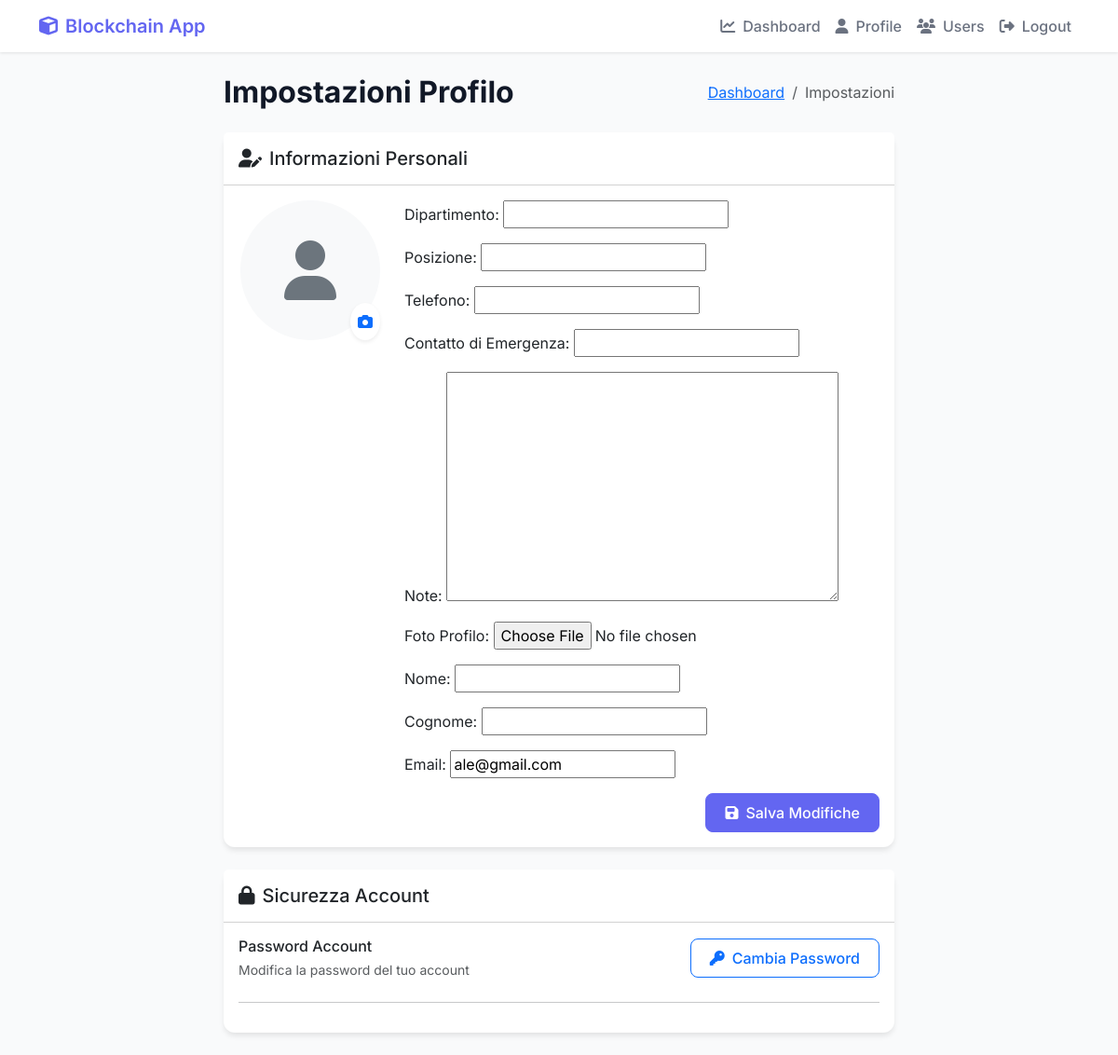
Before: /profile/edit/ (signed in) with the older database file.
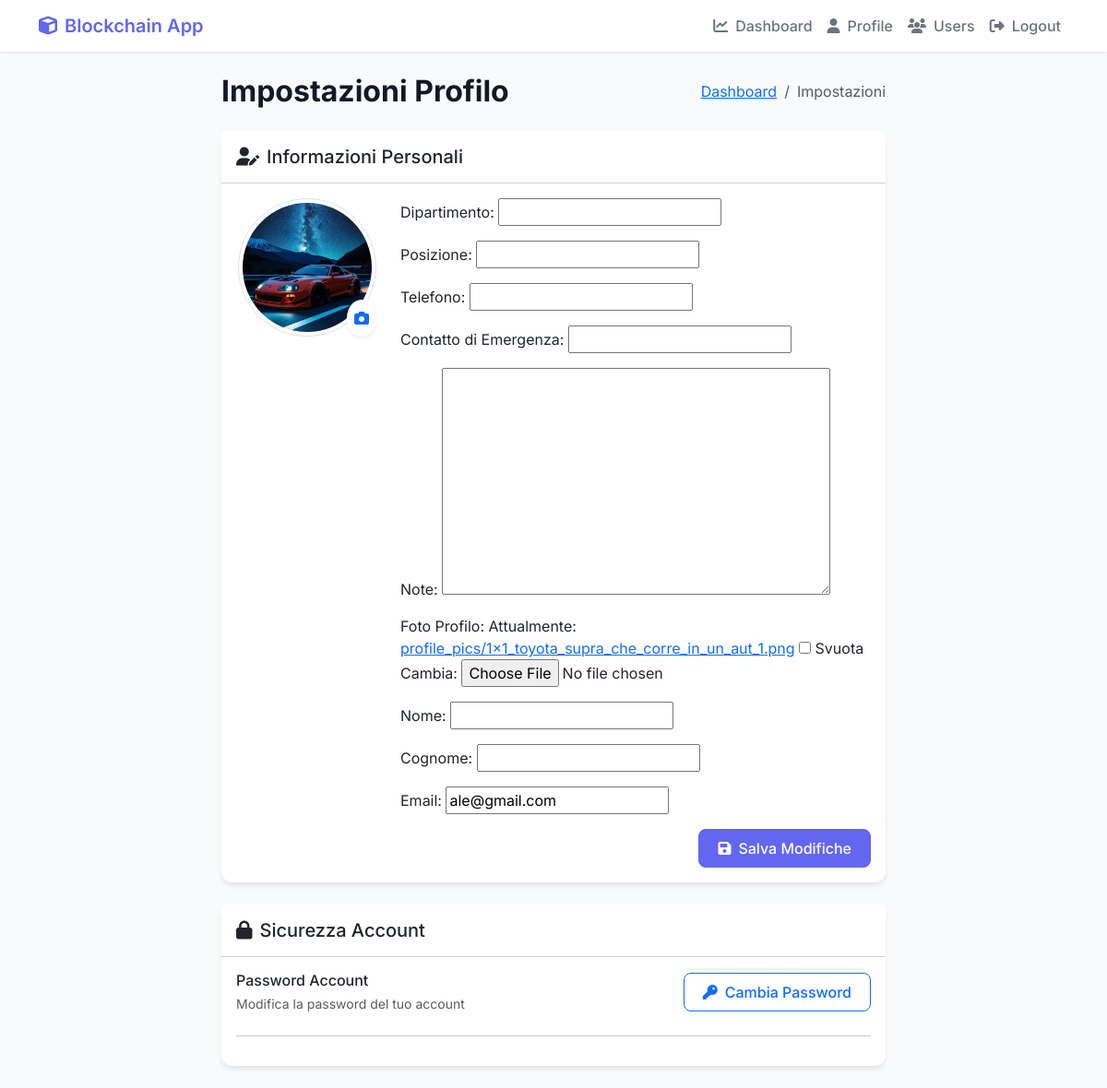
After: the same page with the newer database file.
### Cripto1/models.py (models this page shows, shortened)
class UserProfile(models.Model):
    user = models.OneToOneField(User, on_delete=models.CASCADE)
    user_key = models.CharField(max_length=255, unique=True) # Keep as a unique identifier (can be hash of public key)
    public_key = models.TextField(null=True, blank=True) # Allow null for existing rows
    private_key = EncryptedTextField(null=True, blank=True) # Allow null for existing rows
    balance = models.FloatField(default=0.0)
    created_at = models.DateTimeField(auto_now_add=True)
    profile_picture = models.ImageField(upload_to='profile_pics/', blank=True, null=True)
    is_active = models.BooleanField(default=True)
    last_login_ip = models.GenericIPAddressField(null=True, blank=True)
    last_login_date = models.DateTimeField(null=True, blank=True)
    login_attempts = models.IntegerField(default=0)
    locked_until = models.DateTimeField(null=True, blank=True)
    sso_provider = models.CharField(max_length=50, blank=True, null=True)  # Per SSO
    sso_id = models.CharField(max_length=255, blank=True, null=True)  # ID esterno per SSO
    department = models.CharField(max_length=100, blank=True, null=True)
    position = models.CharField(max_length=100, blank=True, null=True)
    phone = models.CharField(max_length=20, blank=True, null=True)
    emergency_contact = models.CharField(max_length=255, blank=True, null=True)
    notes = models.TextField(blank=True, null=True)
    def is_locked(self):
        if self.locked_until and timezone.now() < self.locked_until:
            return True
        return False
    def update_last_login(self, ip_address=None):
        self.last_login_date = timezone.now()
        if ip_address:
            self.last_login_ip = ip_address
        self.save()

### Cripto1/views.py (the view)
# urls.py: path('profile/edit/', views.edit_profile, name='edit_profile'),
@login_required
def edit_profile(request):
    user_profile = UserProfile.objects.get(user=request.user)
    if request.method == 'POST':
        form = UserProfileEditForm(request.POST, request.FILES, instance=user_profile)
        if form.is_valid():
            form.save()
            messages.success(request, 'Profilo aggiornato con successo')
            return redirect('Cripto1:personal_profile')
    else:
        form = UserProfileEditForm(instance=user_profile)
    return render(request, 'Cripto1/edit_profile.html', {'form': form, 'user_profile': user_profile})

### Cripto1/forms.py (shortened to what this page needs)
class UserProfileEditForm(forms.ModelForm):
    first_name = forms.CharField(max_length=30, required=False, label='Nome')
    last_name = forms.CharField(max_length=30, required=False, label='Cognome')
    email = forms.EmailField(required=True, label='Email')
    class Meta:
        model = UserProfile
        fields = [
            'department', 'position', 'phone', 'emergency_contact',
            'notes', 'profile_picture'
        ]
        labels = {
            'department': 'Dipartimento',
            'position': 'Posizione',
            'phone': 'Telefono',
            'emergency_contact': 'Contatto di Emergenza',
            'notes': 'Note',
            'profile_picture': 'Foto Profilo'
        }
    def __init__(self, *args, **kwargs):
        super().__init__(*args, **kwargs)
        if self.instance and self.instance.user:
            self.fields['first_name'].initial = self.instance.user.first_name
            self.fields['last_name'].initial = self.instance.user.last_name
            self.fields['email'].initial = self.instance.user.email

### Cripto1/templates/Cripto1/edit_profile.html (shortened to what this page needs)
{% extends 'Cripto1/base.html' %}
{% block content %}
<div class="container mt-4">
    <div class="row justify-content-center">
        <div class="col-lg-8">
            <div class="d-flex align-items-center justify-content-between mb-4">
                <h2 class="mb-0 fw-bold">Impostazioni Profilo</h2>
                <nav aria-label="breadcrumb">
                    <ol class="breadcrumb mb-0">
                        <li class="breadcrumb-item"><a href="{% url 'Cripto1:dashboard' %}">Dashboard</a></li>
                        <li class="breadcrumb-item active">Impostazioni</li>
                    </ol>
                </nav>
            </div>
            <div class="card mb-4">
                <div class="card-header bg-white py-3">
                    <h5 class="card-title mb-0">
                        <i class="fas fa-user-edit me-2"></i>Informazioni Personali
                    </h5>
                </div>
                <div class="card-body">
                    <form method="post" enctype="multipart/form-data" class="needs-validation" novalidate>
                        <div class="row">
                            <div class="col-md-3 text-center mb-4">
                                <div class="position-relative d-inline-block">
                                    {% if user_profile.profile_picture %}
                                        <img src="{{ user_profile.profile_picture.url }}" class="rounded-circle img-thumbnail" style="width: 150px; height: 150px; object-fit: cover;" alt="Profile Picture">
                                    {% else %}
                                        <div class="rounded-circle bg-light d-flex align-items-center justify-content-center" style="width: 150px; height: 150px;">
                                            <i class="fas fa-user fa-4x text-secondary"></i>
                                        </div>
                                    {% endif %}
                                    <label for="id_profile_picture" class="position-absolute bottom-0 end-0 bg-white rounded-circle p-2 shadow-sm" style="cursor: pointer;">
                                        <i class="fas fa-camera text-primary"></i>
                                    </label>
                                </div>
                            </div>
                            <div class="col-md-9">
                                {{ form.as_p }}
                            </div>
                        </div>
                        <div class="text-end">
                            <button type="submit" class="btn btn-primary">
                                <i class="fas fa-save me-2"></i>Salva Modifiche
                            </button>
                        </div>
                    </form>
                </div>
            </div>
            <div class="card mb-4">
                <div class="card-header bg-white py-3">
                    <h5 class="card-title mb-0">
                        <i class="fas fa-lock me-2"></i>Sicurezza Account
                    </h5>
                </div>
                <div class="card-body">
                    <div class="d-flex align-items-center justify-content-between mb-4">
                        <div>
                            <h6 class="mb-1">Password Account</h6>
                            <p class="text-muted mb-0 small">Modifica la password del tuo account</p>
                        </div>
                        <a href="{% url 'password_change' %}" class="btn btn-outline-primary">
                            <i class="fas fa-key me-2"></i>Cambia Password
                        </a>
                    </div>
                    <hr>
                </div>
            </div>
        </div>
    </div>
</div>
{% endblock %}

Changed rows visible on the page:
changed UserProfile: profile_picture: picture added
Other visible differences:
form field as_p: (not shown) → "☐"
text no longer shown: "Dipartimento: Posizione: Telefono: Contatto di Emergenza: Note: Foto Profilo: Nome: Cognome: Email:"
text now shown: "Dipartimento: Posizione: Telefono: Contatto di Emergenza: Note: Foto Profilo: Attualmente: profile_pics/1x1_toyota_supra_che_corre_in_un_aut_1.png Svuota Cambia: Nome: Cognome: Email:"
